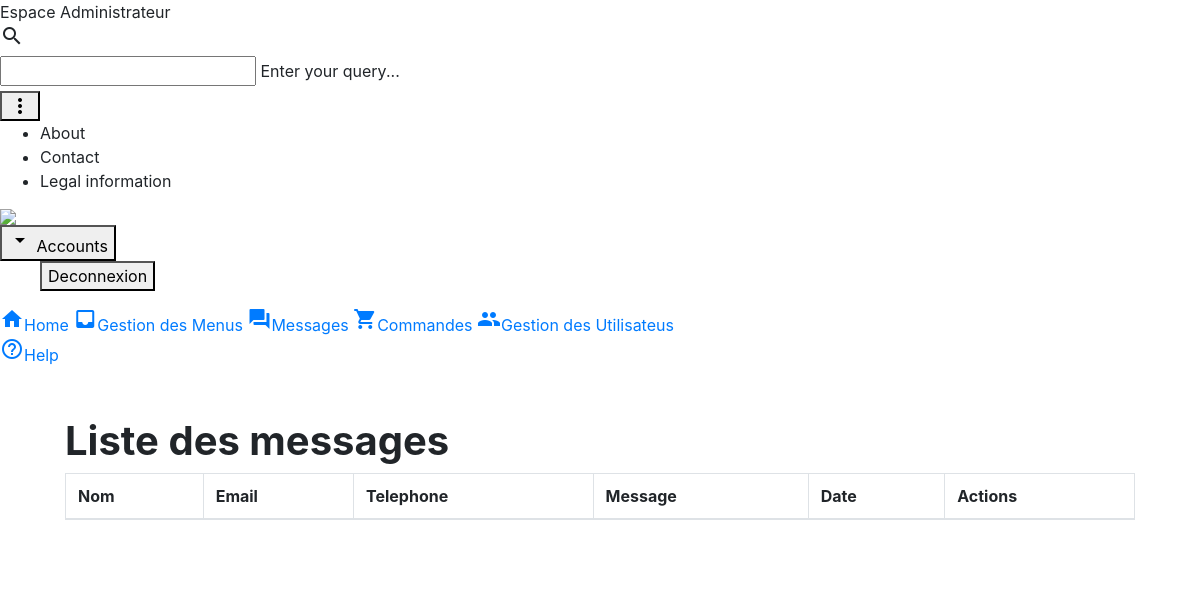
Before: /admin/Messages/contact.php with the older database file.
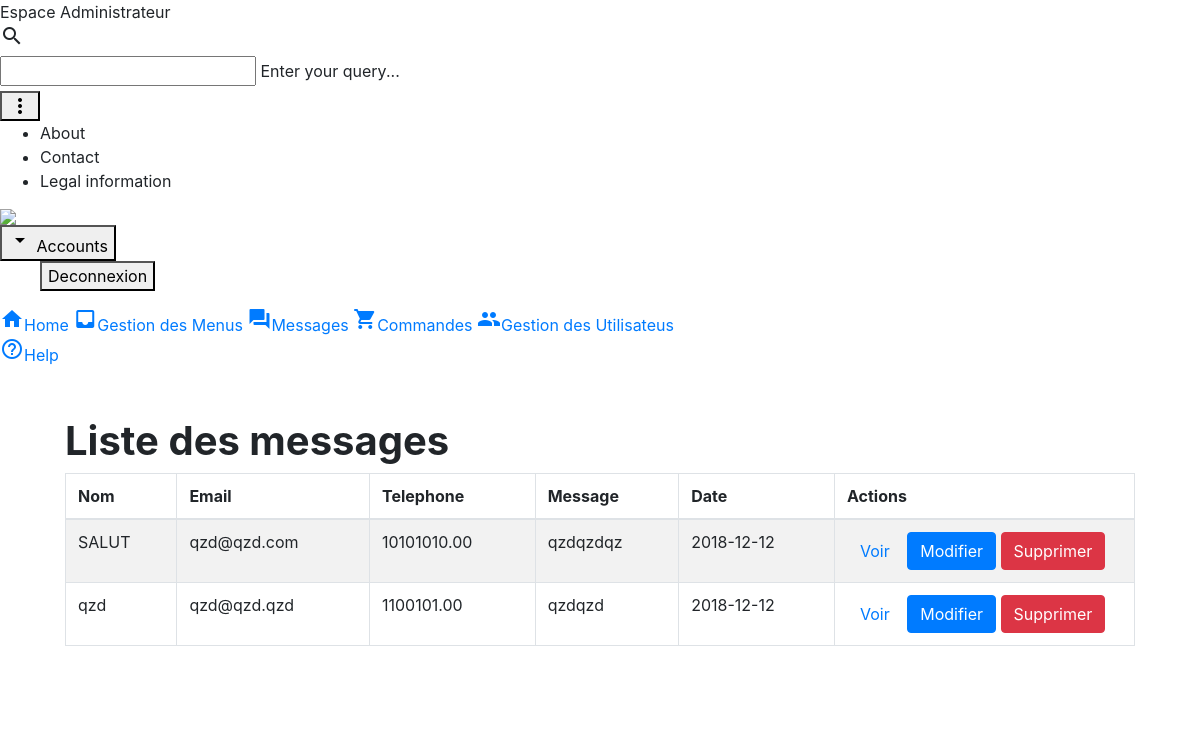
After: the same page with the newer database file.
### tables this page shows
CREATE TABLE IF NOT EXISTS `contact` (
  `id` int(11) NOT NULL AUTO_INCREMENT,
  `nom` varchar(25) NOT NULL,
  `email` varchar(30) NOT NULL,
  `num_telephone` int(10) NOT NULL,
  `message` text NOT NULL,
  `date_contact` date NOT NULL,
  PRIMARY KEY (`id`)
);

### admin/Messages/contact.php (the view, shortened to what the changed rows need)
<link href="//maxcdn.bootstrapcdn.com/bootstrap/4.1.1/css/bootstrap.min.css" rel="stylesheet" id="bootstrap-css">
<!doctype html>
<html lang="en">
  <head>
    <link rel="stylesheet" href="https://code.getmdl.io/1.3.0/material.cyan-light_blue.min.css">
    <link rel="stylesheet" href="../css/styles.css">
  </head>
  <body>
    <div class="demo-layout mdl-layout mdl-js-layout mdl-layout--fixed-drawer mdl-layout--fixed-header">
      <main class="mdl-layout__content mdl-color--grey-100">
        <div class="container admin">
            <div class="row">
                <h1><strong>Liste des messages   </strong></h1>
                <table class="table table-striped table-bordered">
                  <thead>
                    <tr>
                      <th>Nom</th>
                      <th>Email</th>
                      <th>Telephone</th>
                      <th>Message</th>
                      <th>Date</th>
                      <th>Actions</th>
                    </tr>
                  </thead>
                  <tbody>
                      <?php
                        $db = Database::connect();
                        $statement = $db->query('SELECT * FROM contact');
                        while($contact = $statement->fetch())
                        {
                            echo '<tr>';
                            echo '<td>'. $contact['nom'] . '</td>';
                            echo '<td>'. $contact['email'] . '</td>';
                            echo '<td>'. number_format($contact['num_telephone'], 2, '.', '') . '</td>';
                            echo '<td>'. $contact['message'] . '</td>';
                            echo '<td>'. $contact['date_contact'] . '</td>';
                            echo '<td width=300>';
                            echo '<a class="btn btn-default" href="view.php?id='.$contact['id'].'"><span class="glyphicon glyphicon-eye-open"></span> Voir</a>';
                            echo '<a class="btn btn-primary" href="update.php?id='.$contact['id'].'"><span class="glyphicon glyphicon-pencil"></span> Modifier</a>';
                            echo '<a class="btn btn-danger" href="delete.php?id='.$contact['id'].'"><span class="glyphicon glyphicon-remove"></span> Supprimer</a>';
                            echo '</td>';
                            echo '</tr>';
                        }
                      ?>
                  </tbody>
                </table>
            </div>
        </div>
      </main>
  </body>
</html>

Changed rows visible on the page:
added contact: nom "SALUT", email "qzd@qzd.com", num_telephone "10101010.00", message "qzdqzdqz", date_contact "2018-12-12"
added contact: nom "qzd", email "qzd@qzd.qzd", num_telephone "1100101.00", message "qzdqzd", date_contact "2018-12-12"
